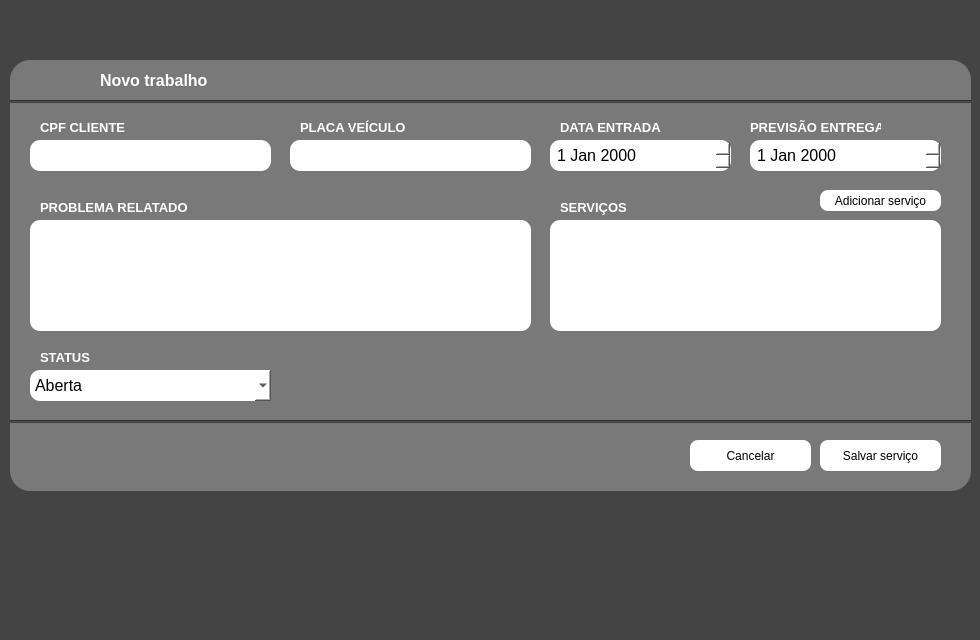
<?xml version="1.0" encoding="UTF-8"?>
<ui version="4.0">
 <class>Dialog</class>
 <widget class="QDialog" name="Dialog">
  <property name="geometry">
   <rect>
    <x>0</x>
    <y>0</y>
    <width>980</width>
    <height>640</height>
   </rect>
  </property>
  <property name="windowTitle">
   <string>Dialog</string>
  </property>
  <property name="styleSheet">
   <string notr="true">background-color: rgb(68, 68, 68);</string>
  </property>
  <widget class="QLabel" name="label_5">
   <property name="geometry">
    <rect>
     <x>10</x>
     <y>60</y>
     <width>961</width>
     <height>431</height>
    </rect>
   </property>
   <property name="minimumSize">
    <size>
     <width>401</width>
     <height>0</height>
    </size>
   </property>
   <property name="styleSheet">
    <string notr="true">background-color: rgb(121, 121, 121);
border-radius: 20px;</string>
   </property>
   <property name="text">
    <string/>
   </property>
  </widget>
  <widget class="Line" name="line">
   <property name="geometry">
    <rect>
     <x>10</x>
     <y>100</y>
     <width>961</width>
     <height>3</height>
    </rect>
   </property>
   <property name="orientation">
    <enum>Qt::Horizontal</enum>
   </property>
  </widget>
  <widget class="QLineEdit" name="cpfcliente">
   <property name="geometry">
    <rect>
     <x>30</x>
     <y>140</y>
     <width>241</width>
     <height>31</height>
    </rect>
   </property>
   <property name="styleSheet">
    <string notr="true">font-size: 12pt;
background-color: rgb(255, 255, 255);
font: 75 italic 10pt &quot;Cambria&quot;;
border: 2px;
border-radius: 10px;
padding: 5px;
</string>
   </property>
  </widget>
  <widget class="QLabel" name="label_4">
   <property name="geometry">
    <rect>
     <x>40</x>
     <y>120</y>
     <width>121</width>
     <height>16</height>
    </rect>
   </property>
   <property name="styleSheet">
    <string notr="true">background-color: rgb(121, 121, 121);
color: white;


</string>
   </property>
   <property name="text">
    <string>&lt;html&gt;&lt;head/&gt;&lt;body&gt;&lt;p&gt;&lt;span style=&quot; font-size:10pt; font-weight:600;&quot;&gt;CPF CLIENTE&lt;/span&gt;&lt;/p&gt;&lt;/body&gt;&lt;/html&gt;</string>
   </property>
  </widget>
  <widget class="QLabel" name="label_8">
   <property name="geometry">
    <rect>
     <x>40</x>
     <y>200</y>
     <width>151</width>
     <height>16</height>
    </rect>
   </property>
   <property name="styleSheet">
    <string notr="true">background-color: rgb(121, 121, 121);
color: white;


</string>
   </property>
   <property name="text">
    <string>&lt;html&gt;&lt;head/&gt;&lt;body&gt;&lt;p&gt;&lt;span style=&quot; font-size:10pt; font-weight:600;&quot;&gt;PROBLEMA RELATADO&lt;/span&gt;&lt;/p&gt;&lt;/body&gt;&lt;/html&gt;</string>
   </property>
  </widget>
  <widget class="QLineEdit" name="descricaoservico">
   <property name="geometry">
    <rect>
     <x>30</x>
     <y>220</y>
     <width>501</width>
     <height>111</height>
    </rect>
   </property>
   <property name="styleSheet">
    <string notr="true">font-size: 12pt;
background-color: rgb(255, 255, 255);
font: 75 italic 10pt &quot;Cambria&quot;;
border: 2px;
border-radius: 10px;
padding: 5px;
</string>
   </property>
  </widget>
  <widget class="QLabel" name="label_12">
   <property name="geometry">
    <rect>
     <x>560</x>
     <y>120</y>
     <width>111</width>
     <height>16</height>
    </rect>
   </property>
   <property name="styleSheet">
    <string notr="true">background-color: rgb(121, 121, 121);
color: white;


</string>
   </property>
   <property name="text">
    <string>&lt;html&gt;&lt;head/&gt;&lt;body&gt;&lt;p&gt;&lt;span style=&quot; font-size:10pt; font-weight:600;&quot;&gt;DATA ENTRADA&lt;/span&gt;&lt;/p&gt;&lt;/body&gt;&lt;/html&gt;</string>
   </property>
  </widget>
  <widget class="QLabel" name="label_13">
   <property name="geometry">
    <rect>
     <x>40</x>
     <y>350</y>
     <width>131</width>
     <height>16</height>
    </rect>
   </property>
   <property name="styleSheet">
    <string notr="true">background-color: rgb(121, 121, 121);
color: white;


</string>
   </property>
   <property name="text">
    <string>&lt;html&gt;&lt;head/&gt;&lt;body&gt;&lt;p&gt;&lt;span style=&quot; font-size:10pt; font-weight:600;&quot;&gt;STATUS&lt;/span&gt;&lt;/p&gt;&lt;/body&gt;&lt;/html&gt;</string>
   </property>
  </widget>
  <widget class="Line" name="line_3">
   <property name="geometry">
    <rect>
     <x>10</x>
     <y>420</y>
     <width>961</width>
     <height>3</height>
    </rect>
   </property>
   <property name="orientation">
    <enum>Qt::Horizontal</enum>
   </property>
  </widget>
  <widget class="QPushButton" name="salvarbotao">
   <property name="geometry">
    <rect>
     <x>820</x>
     <y>440</y>
     <width>121</width>
     <height>31</height>
    </rect>
   </property>
   <property name="minimumSize">
    <size>
     <width>121</width>
     <height>0</height>
    </size>
   </property>
   <property name="styleSheet">
    <string notr="true">border-radius: 8px;
background-color: rgb(255, 255, 255);</string>
   </property>
   <property name="text">
    <string>Salvar serviço</string>
   </property>
   <property name="icon">
    <iconset>
     <normaloff>img/botao-adicionar.png</normaloff>img/botao-adicionar.png</iconset>
   </property>
   <property name="iconSize">
    <size>
     <width>24</width>
     <height>24</height>
    </size>
   </property>
  </widget>
  <widget class="QPushButton" name="cancelarbotao">
   <property name="geometry">
    <rect>
     <x>690</x>
     <y>440</y>
     <width>121</width>
     <height>31</height>
    </rect>
   </property>
   <property name="minimumSize">
    <size>
     <width>121</width>
     <height>0</height>
    </size>
   </property>
   <property name="styleSheet">
    <string notr="true">border-radius: 8px;
background-color: rgb(255, 255, 255);</string>
   </property>
   <property name="text">
    <string>Cancelar</string>
   </property>
   <property name="icon">
    <iconset>
     <normaloff>img/cancelar.png</normaloff>img/cancelar.png</iconset>
   </property>
   <property name="iconSize">
    <size>
     <width>24</width>
     <height>24</height>
    </size>
   </property>
  </widget>
  <widget class="QLabel" name="label_14">
   <property name="geometry">
    <rect>
     <x>100</x>
     <y>70</y>
     <width>131</width>
     <height>21</height>
    </rect>
   </property>
   <property name="styleSheet">
    <string notr="true">background-color: rgb(121, 121, 121);
color: white;


</string>
   </property>
   <property name="text">
    <string>&lt;html&gt;&lt;head/&gt;&lt;body&gt;&lt;p&gt;&lt;span style=&quot; font-size:12pt; font-weight:600;&quot;&gt;Novo trabalho&lt;/span&gt;&lt;/p&gt;&lt;/body&gt;&lt;/html&gt;</string>
   </property>
  </widget>
  <widget class="QLabel" name="label">
   <property name="geometry">
    <rect>
     <x>60</x>
     <y>70</y>
     <width>31</width>
     <height>21</height>
    </rect>
   </property>
   <property name="styleSheet">
    <string notr="true">background-color: rgb(121, 121, 121);
image: url(:/newPrefix/verificacao-da-lista-da-area-de-transferencia.png);</string>
   </property>
   <property name="text">
    <string/>
   </property>
  </widget>
  <widget class="QLabel" name="label_7">
   <property name="geometry">
    <rect>
     <x>300</x>
     <y>120</y>
     <width>121</width>
     <height>16</height>
    </rect>
   </property>
   <property name="styleSheet">
    <string notr="true">background-color: rgb(121, 121, 121);
color: white;


</string>
   </property>
   <property name="text">
    <string>&lt;html&gt;&lt;head/&gt;&lt;body&gt;&lt;p&gt;&lt;span style=&quot; font-size:10pt; font-weight:600;&quot;&gt;PLACA VEÍCULO&lt;/span&gt;&lt;/p&gt;&lt;/body&gt;&lt;/html&gt;</string>
   </property>
  </widget>
  <widget class="QLineEdit" name="placaveiculo">
   <property name="geometry">
    <rect>
     <x>290</x>
     <y>140</y>
     <width>241</width>
     <height>31</height>
    </rect>
   </property>
   <property name="styleSheet">
    <string notr="true">font-size: 12pt;
background-color: rgb(255, 255, 255);
font: 75 italic 10pt &quot;Cambria&quot;;
border: 2px;
border-radius: 10px;
padding: 5px;
</string>
   </property>
  </widget>
  <widget class="QDateEdit" name="dataentrada">
   <property name="geometry">
    <rect>
     <x>550</x>
     <y>140</y>
     <width>181</width>
     <height>31</height>
    </rect>
   </property>
   <property name="styleSheet">
    <string notr="true">font-size: 12pt;
background-color: rgb(255, 255, 255);
font: 75 italic 10pt &quot;Cambria&quot;;
border: 2px;
border-radius: 10px;
padding: 5px;
</string>
   </property>
  </widget>
  <widget class="QLabel" name="label_16">
   <property name="geometry">
    <rect>
     <x>750</x>
     <y>120</y>
     <width>131</width>
     <height>16</height>
    </rect>
   </property>
   <property name="styleSheet">
    <string notr="true">background-color: rgb(121, 121, 121);
color: white;


</string>
   </property>
   <property name="text">
    <string>&lt;html&gt;&lt;head/&gt;&lt;body&gt;&lt;p&gt;&lt;span style=&quot; font-size:10pt; font-weight:600;&quot;&gt;PREVISÃO ENTREGA&lt;/span&gt;&lt;/p&gt;&lt;/body&gt;&lt;/html&gt;</string>
   </property>
  </widget>
  <widget class="QDateEdit" name="datasaida">
   <property name="geometry">
    <rect>
     <x>750</x>
     <y>140</y>
     <width>191</width>
     <height>31</height>
    </rect>
   </property>
   <property name="styleSheet">
    <string notr="true">font-size: 12pt;
background-color: rgb(255, 255, 255);
font: 75 italic 10pt &quot;Cambria&quot;;
border: 2px;
border-radius: 10px;
padding: 5px;
</string>
   </property>
  </widget>
  <widget class="QLineEdit" name="descricaoservico_2">
   <property name="geometry">
    <rect>
     <x>550</x>
     <y>220</y>
     <width>391</width>
     <height>111</height>
    </rect>
   </property>
   <property name="styleSheet">
    <string notr="true">font-size: 12pt;
background-color: rgb(255, 255, 255);
font: 75 italic 10pt &quot;Cambria&quot;;
border: 2px;
border-radius: 10px;
padding: 5px;
</string>
   </property>
  </widget>
  <widget class="QLabel" name="label_9">
   <property name="geometry">
    <rect>
     <x>560</x>
     <y>200</y>
     <width>81</width>
     <height>16</height>
    </rect>
   </property>
   <property name="styleSheet">
    <string notr="true">background-color: rgb(121, 121, 121);
color: white;


</string>
   </property>
   <property name="text">
    <string>&lt;html&gt;&lt;head/&gt;&lt;body&gt;&lt;p&gt;&lt;span style=&quot; font-size:10pt; font-weight:600;&quot;&gt;SERVIÇOS&lt;/span&gt;&lt;/p&gt;&lt;/body&gt;&lt;/html&gt;</string>
   </property>
  </widget>
  <widget class="QPushButton" name="salvarbotao_2">
   <property name="geometry">
    <rect>
     <x>820</x>
     <y>190</y>
     <width>121</width>
     <height>21</height>
    </rect>
   </property>
   <property name="minimumSize">
    <size>
     <width>121</width>
     <height>0</height>
    </size>
   </property>
   <property name="styleSheet">
    <string notr="true">border-radius: 8px;
background-color: rgb(255, 255, 255);</string>
   </property>
   <property name="text">
    <string>Adicionar serviço</string>
   </property>
   <property name="icon">
    <iconset>
     <normaloff>img/botao-adicionar.png</normaloff>img/botao-adicionar.png</iconset>
   </property>
   <property name="iconSize">
    <size>
     <width>16</width>
     <height>16</height>
    </size>
   </property>
  </widget>
  <widget class="QComboBox" name="comboBox">
   <property name="geometry">
    <rect>
     <x>30</x>
     <y>370</y>
     <width>241</width>
     <height>31</height>
    </rect>
   </property>
   <property name="styleSheet">
    <string notr="true">font-size: 12pt;
background-color: rgb(255, 255, 255);
font: 75 italic 10pt &quot;Cambria&quot;;
border: 2px;
border-radius: 10px;
padding: 5px;
</string>
   </property>
   <item>
    <property name="text">
     <string>Aberta</string>
    </property>
   </item>
   <item>
    <property name="text">
     <string>Em execucao</string>
    </property>
   </item>
   <item>
    <property name="text">
     <string>Aguardando peca</string>
    </property>
   </item>
   <item>
    <property name="text">
     <string>Concluida</string>
    </property>
   </item>
   <item>
    <property name="text">
     <string>Cancelada</string>
    </property>
   </item>
  </widget>
 </widget>
 <resources>
  <include location="../imagens/img.qrc"/>
 </resources>
 <connections/>
</ui>
